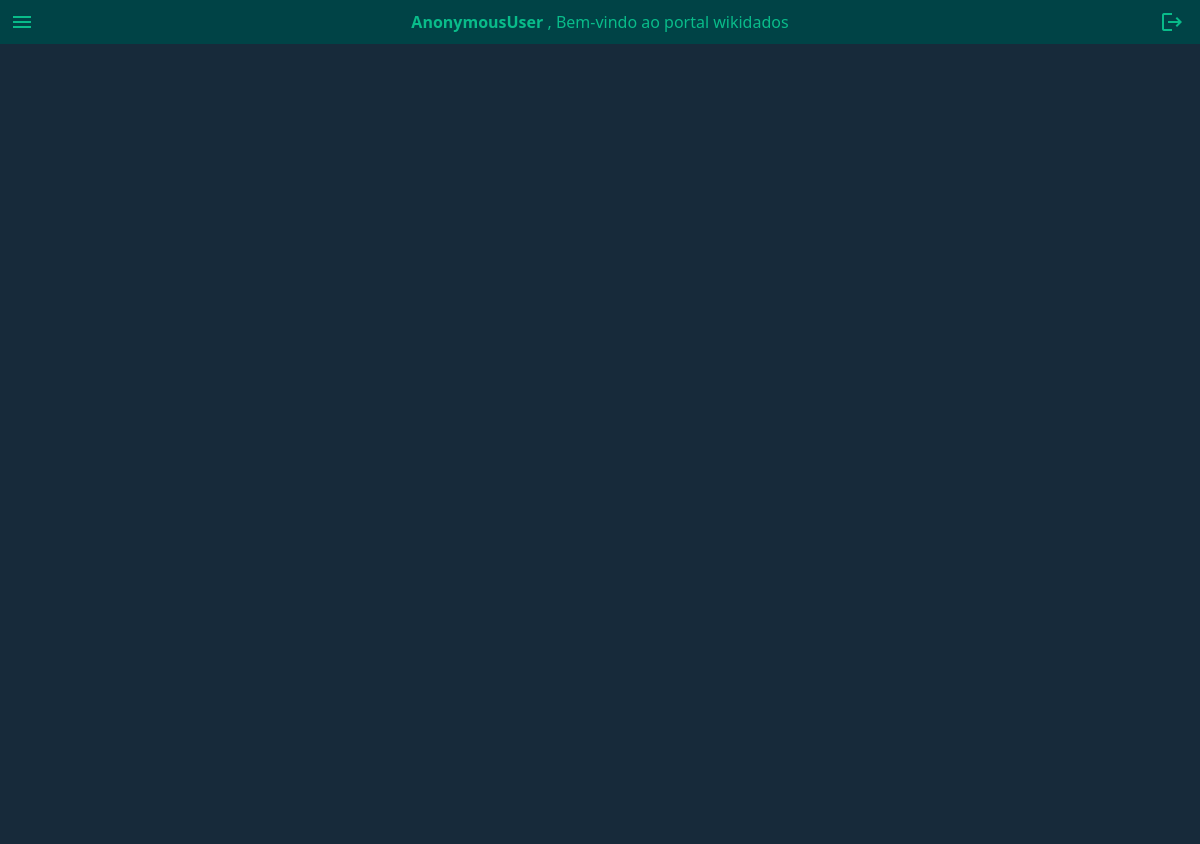
/serviceOrder/, run on an earlier commit of the app's database.
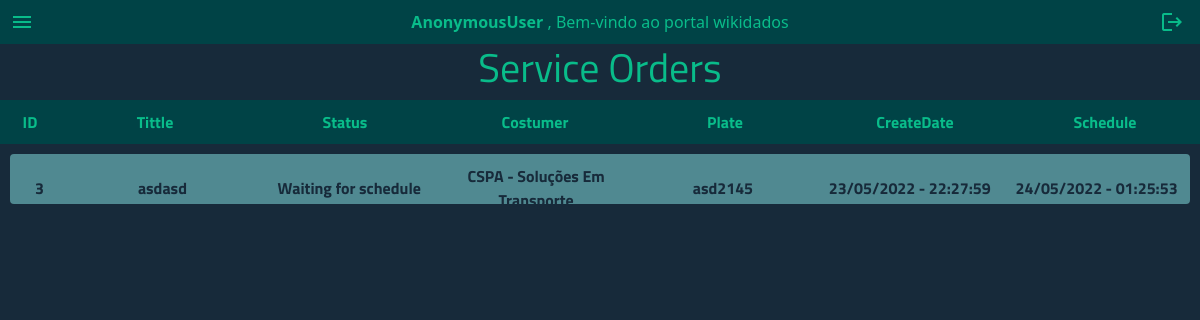
And on a later commit of the database.
### FinalProject/models.py (models this page shows, shortened)
class serviceOrder(models.Model):
    tittle = models.CharField(max_length=30, default="")
    status = models.CharField(choices=statusOsChoices, max_length=50, default="")
    description = models.TextField(blank=True)
    costumer = models.ForeignKey(Costumer, on_delete=models.CASCADE)
    plate = models.CharField(max_length=8, default="")
    responsible = models.ForeignKey(User, on_delete=models.CASCADE, related_name="osResponsible")
    createDate = models.DateTimeField(auto_now_add=True)
    createdBy = models.ForeignKey(User, on_delete=models.CASCADE, related_name="osCreator")
    schedule = models.DateTimeField(blank=True, null=True)
    deliveryDate = models.DateTimeField(blank=True, null=True)
    product = models.ForeignKey(Product, on_delete=models.CASCADE)
    relatedTicket = models.ManyToManyField(Ticket, related_name="ticketRelated")
    relatedService = models.ManyToManyField(Service, related_name="serviceRelated")
    relatedEquipment = models.ManyToManyField(Equipment, blank=True, related_name="equipmentRelated")
    comments = models.ManyToManyField(Comment, default="", blank=True, related_name="relatedServiceOrder")

class Costumer(models.Model):
    type = models.CharField(max_length=255, choices=costumerTypeChoices)
    name = models.CharField(max_length=255, blank=False)
    priority = models.CharField(choices=priorityChoices, default=1, max_length=1)
    phone = models.CharField(max_length=11, blank=True, null=True)
    CNPJ = models.CharField(blank=False, max_length=14, unique=True)
    email = models.EmailField(max_length=255, blank=False, unique=True)
    createDate = models.DateField(auto_now_add=True)
    state = models.CharField(max_length=50, default="")
    city = models.CharField(max_length=50, default="")
    address = models.CharField(max_length=50, default="")
    zCode = models.CharField(max_length=8, default="")

### FinalProject/views.py (the view)
def servicesOrder(request):
   return render(request, "final/serviceOrder.html", {
      "allServiceOrders": serviceOrder.objects.all()
   })

### FinalProject/templates/final/serviceOrder.html (shortened to what this page needs)
{%extends "final/layout.html" %}
{% load static %}
{%block serviceOrder %}
{% if allServiceOrders %}
<h1 class="text-center"> Service Orders</h1>
<div>
    <div id="serviceOrderHeader">
        <span> ID </span>
        <span> Tittle </span>
        <span> Status </span>
        <span> Costumer </span>
        <span> Plate </span>
        <span> CreateDate </span>
        <span> Schedule </span>
    </div>
    {% for so in allServiceOrders %}
    <div id="allServiceOrder">
        <a href="{% url 'serviceOrdersDetails' so.id %}" class="btn btn-light">
            <span>{{ so.id }}</span>
            <span>{{ so.tittle }}</span>
            <span>{{ so.status }}</span>
            <span>{{ so.costumer.name }}</span>
            <span>{{ so.plate }}</span>
            <span>{{ so.createDate|date:"d/m/Y - H:i:s" }}</span>
            <span>{{ so.schedule|date:"d/m/Y - H:i:s" }}</span>
        </a>
    </div>
    {%endfor%}
</div>
{% endif%}
<link rel="stylesheet" href="{% static 'serviceOrder.css' %}">
{%endblock%}

What changed in the data, as far as the page shows it:
added serviceOrder: id "3", tittle "asdasd", status "Waiting for schedule", costumer.name "CSPA - Soluções Em Transporte", plate "asd2145", createDate "23/05/2022 - 22:27:59", schedule "24/05/2022 - 01:25:53"
Also different on the page:
text now shown: "Service Orders ID Tittle Status Costumer Plate CreateDate Schedule"
